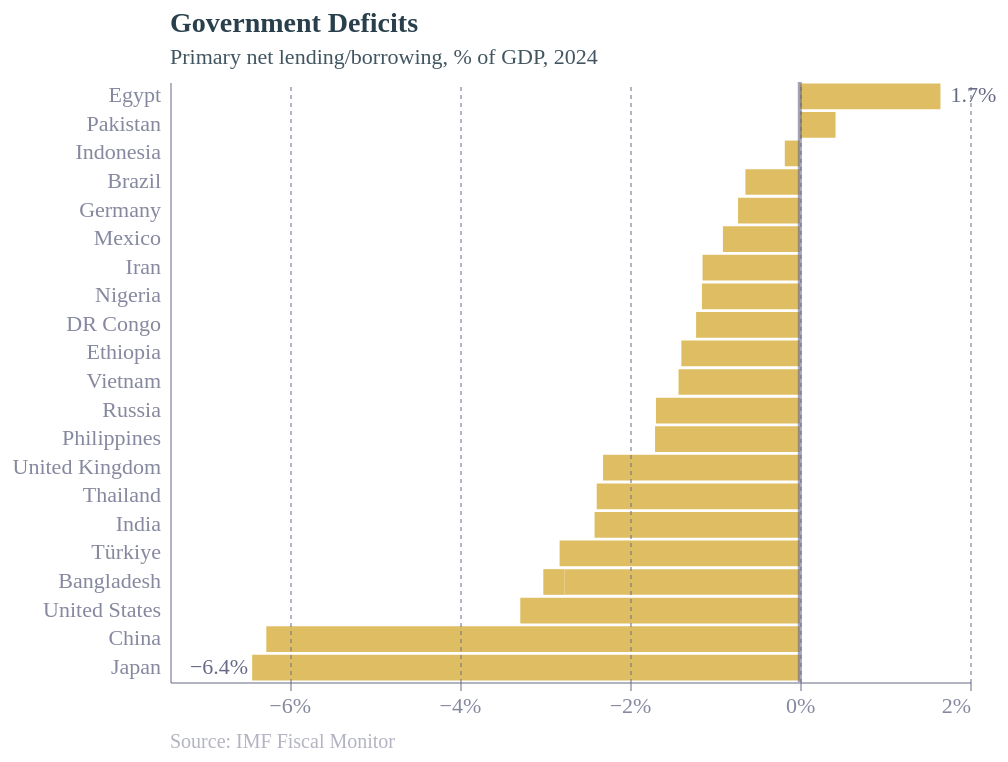

This figure's Vega-Lite source:
### Vega-Lite specification from a JSON file in a GitHub repository (floating-point values rounded to 4 significant figures)
{"config": {"font": "Circular Std", "text": {"color": "#676A86", "align": "left", "baseline": "middle", "dx": 7, "dy": 0, "fontSize": 11}, "view": {"stroke": null, "continuousWidth": 400, "continuousHeight": 300, "discreteWidth": 400, "discreteHeight": 300}, "bar": {"color": "#179fdb"}, "line": {"color": "#e6224b"}, "rule": {"color": "#676A86"}, "point": {"filled": true, "size": 80, "color": "#e6224b", "opacity": 0.95}, "geoshape": {"stroke": "white", "strokeWidth": 0.3}, "rect": {"fill": "#d6d4d4", "opacity": 0.3}, "axis": {"labelColor": "#676A86", "labelFontSize": 11, "labelFont": "Circular Std", "labelOpacity": 0.8, "tickColor": "#676A86", "tickOpacity": 0.5, "domainColor": "#676A86", "domainOpacity": 0.5, "gridColor": "#676A86", "gridDash": [2, 2], "gridOpacity": 0.5, "title": null, "titleColor": "#676A86", "titleOpacity": 0.8, "tickSize": 4}, "axisXDiscrete": {"grid": false, "labelAngle": 0, "tickCount": 10, "tickOpacity": 0.5, "title": null}, "axisYDiscrete": {"ticks": false, "labelPadding": 5}, "axisXTemporal": {"grid": false, "ticks": true}, "axisXQuantitative": {"grid": true}, "axisYQuantitative": {"gridColor": "#676A86", "gridDash": [1, 5], "gridOpacity": 0.5, "ticks": false, "labelPadding": 5, "tickCount": 8, "titleAngle": 0, "titleAlign": "left", "titleBaseline": "bottom", "titleX": 0, "titleY": -5}, "title": {"color": "#122b39E6", "subtitleColor": "#122b39CC", "font": "Circular Std", "subtitleFont": "Circular Std", "anchor": "start", "fontSize": 14, "subtitleFontSize": 11, "subtitlePadding": 4, "offset": 6, "frame": "group"}, "legend": {"titleColor": "#122b39", "title": null, "labelColor": "#122b39", "labelFontSize": 11}}, "layer": [{"data": {"name": "data-88b1e4657bc656c96be02e98659cd03b"}, "mark": {"type": "bar", "color": "rgb(223,190,99)"}, "encoding": {"x": {"axis": {"tickCount": 6, "format": "%", "zindex": 1}, "field": "Value", "scale": {"domain": [-0.074, 0.02], "nice": false}, "type": "quantitative"}, "y": {"field": "Country", "sort": "-x", "type": "nominal"}}, "title": {"text": "Government Deficits", "subtitle": ["Primary net lending/borrowing, % of GDP, 2024"]}}, {"data": {"name": "data-d285a7403ed98ae579761d64a864032b"}, "mark": {"type": "text", "align": "left", "dx": 0, "dy": 0, "fontSize": 10, "opacity": 0.5, "text": "Source: IMF Fiscal Monitor"}, "encoding": {"x": {"value": 0}, "y": {"value": 330}}}, {"data": {"name": "data-88b1e4657bc656c96be02e98659cd03b"}, "mark": {"type": "text", "align": {"expr": "datum.Value < 0 ? \"right\" : \"left\""}, "baseline": "middle", "dx": {"expr": "datum.Value < 0 ? -2 : 5"}}, "encoding": {"opacity": {"condition": {"test": {"field": "ISO3", "oneOf": ["EGY", "JPN"]}, "value": 1}, "value": 0}, "text": {"field": "Value", "format": ",.1%", "type": "nominal"}, "x": {"axis": {"tickCount": 6, "format": "%", "zindex": 1}, "field": "Value", "scale": {"domain": [-0.074, 0.02], "nice": false}, "type": "quantitative"}, "y": {"field": "Country", "sort": "-x", "type": "nominal"}}, "title": {"text": "Government Deficits", "subtitle": ["Primary net lending/borrowing, % of GDP, 2024"]}}, {"data": {"name": "data-d285a7403ed98ae579761d64a864032b"}, "mark": {"type": "rule", "opacity": 0.6, "size": 2}, "encoding": {"x": {"field": "x", "type": "quantitative"}}}], "height": 300, "width": 400, "$schema": "https://vega.github.io/schema/vega-lite/v5.17.0.json", "datasets": {"data-88b1e4657bc656c96be02e98659cd03b": [{"Country": "Bangladesh", "ISO3": "BGD", "Value": -0.02763}, {"Country": "Brazil", "ISO3": "BRA", "Value": -0.00639}, {"Country": "China", "ISO3": "CHN", "Value": -0.06268}, {"Country": "DR Congo", "ISO3": "COD", "Value": -0.01219}, {"Country": "Egypt", "ISO3": "EGY", "Value": 0.01653}, {"Country": "Ethiopia", "ISO3": "ETH", "Value": -0.01391}, {"Country": "Germany", "ISO3": "DEU", "Value": -0.007254}, {"Country": "India", "ISO3": "IND", "Value": -0.02411}, {"Country": "Indonesia", "ISO3": "IDN", "Value": -0.001761}, {"Country": "Iran", "ISO3": "IRN", "Value": -0.01143}, {"Country": "Japan", "ISO3": "JPN", "Value": -0.06435}, {"Country": "Mexico", "ISO3": "MEX", "Value": -0.009033}, {"Country": "Nigeria", "ISO3": "NGA", "Value": -0.0115}, {"Country": "Pakistan", "ISO3": "PAK", "Value": 0.004204}, {"Country": "Philippines", "ISO3": "PHL", "Value": -0.01701}, {"Country": "Russia", "ISO3": "RUS", "Value": -0.0169}, {"Country": "Thailand", "ISO3": "THA", "Value": -0.02386}, {"Country": "Türkiye", "ISO3": "TUR", "Value": -0.02822}, {"Country": "United Kingdom", "ISO3": "GBR", "Value": -0.02312}, {"Country": "United States", "ISO3": "USA", "Value": -0.03284}, {"Country": "Vietnam", "ISO3": "VNM", "Value": -0.01425}, {"Country": "Bangladesh", "ISO3": "BGD", "Value": -0.002504}], "data-d285a7403ed98ae579761d64a864032b": [{"x": 0}]}}
